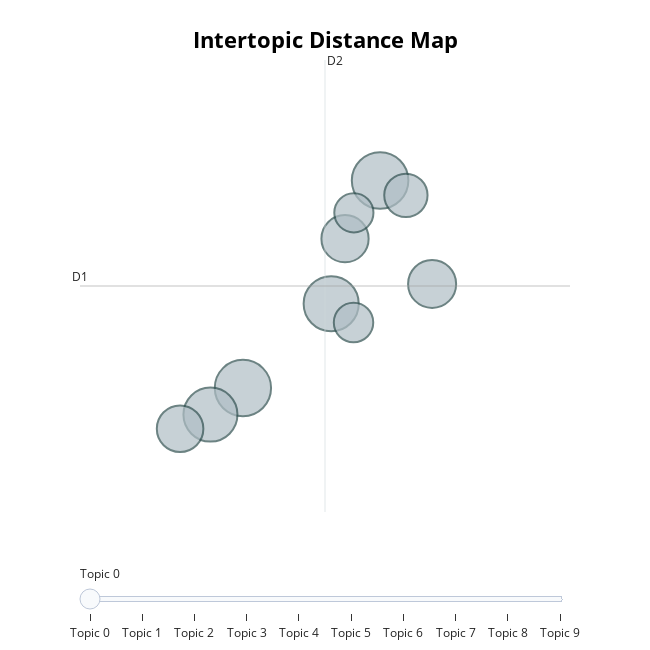

Notebook code for this chart:
### Markdown cell above
## 토픽 시각화

### Code cell
model.visualize_topics()

### Figure 1 — Plotly figure (JSON) as saved in the notebook; plotly's stock layout.template omitted (floating-point values rounded to 4 significant figures)
{"data": [{"customdata": [[12.52, 16.17, 0, "게임 | 이벤트 | 넥슨 | 문제 | 피파", 1185], [10.54, 11.99, 1, "키퍼 | 포인트 | 20 | 레벨 | 레벨업", 1174], [11.81, 13.69, 2, "쿠폰 | 키보드 | 박정무 | 2차쿠폰 | 패스", 1124], [10.07, 11.46, 3, "금카 | 스쿼드 | 7카 | 레알 | 밀란", 1081], [13.27, 14.09, 4, "강화 | 보정 | 조작 | 몰수패 | 패드립", 855], [12.01, 15.0, 5, "아이콘 | 구단가치 | 시간 | 넥슨 | 넥슨님", 826], [9.629, 11.18, 6, "20토티 | 21토티 | 노미니 | 가격 | 10억", 803], [12.89, 15.87, 7, "피파4 | 피파온라인4 | 키보드패드분리매칭 | 키보드자동수비상향 | 개인기대폭축소", 694], [12.13, 13.31, 8, "크로스 | 패스 | 터치 | 골대 | 순비피", 576], [12.14, 15.52, 9, "넥슨 | 유저 | 가격 | 불매운동 | 문제", 568]], "hovertemplate": "<b>Topic %{customdata[2]}</b><br>Words: %{customdata[3]}<br>Size: %{customdata[4]}", "legendgroup": "", "marker": {"color": "#B0BEC5", "line": {"color": "DarkSlateGrey", "width": 2}, "size": [1185, 1174, 1124, 1081, 855, 826, 803, 694, 576, 568], "sizemode": "area", "sizeref": 0.7406, "symbol": "circle"}, "mode": "markers", "name": "", "orientation": "v", "showlegend": false, "type": "scatter", "x": [12.52, 10.54, 11.81, 10.07, 13.27, 12.01, 9.629, 12.89, 12.13, 12.14], "xaxis": "x", "y": [16.17, 11.99, 13.69, 11.46, 14.09, 15.0, 11.18, 15.87, 13.31, 15.52], "yaxis": "y"}], "layout": {"annotations": [{"showarrow": false, "text": "D1", "x": 8.185, "y": 14.05, "yshift": 10}, {"showarrow": false, "text": "D2", "x": 11.72, "xshift": 10, "y": 18.6}], "height": 650, "hoverlabel": {"bgcolor": "white", "font": {"family": "Rockwell", "size": 16}}, "legend": {"itemsizing": "constant", "tracegroupgap": 0}, "margin": {"t": 60}, "shapes": [{"line": {"color": "#CFD8DC", "width": 2}, "type": "line", "x0": 11.72, "x1": 11.72, "y0": 9.5, "y1": 18.6}, {"line": {"color": "#9E9E9E", "width": 2}, "type": "line", "x0": 8.185, "x1": 15.26, "y0": 14.05, "y1": 14.05}], "sliders": [{"active": 0, "pad": {"t": 50}, "steps": [{"args": [{"marker.color": [["red", "#B0BEC5", "#B0BEC5", "#B0BEC5", "#B0BEC5", "#B0BEC5", "#B0BEC5", "#B0BEC5", "#B0BEC5", "#B0BEC5"]]}], "label": "Topic 0", "method": "update"}, {"args": [{"marker.color": [["#B0BEC5", "red", "#B0BEC5", "#B0BEC5", "#B0BEC5", "#B0BEC5", "#B0BEC5", "#B0BEC5", "#B0BEC5", "#B0BEC5"]]}], "label": "Topic 1", "method": "update"}, {"args": [{"marker.color": [["#B0BEC5", "#B0BEC5", "red", "#B0BEC5", "#B0BEC5", "#B0BEC5", "#B0BEC5", "#B0BEC5", "#B0BEC5", "#B0BEC5"]]}], "label": "Topic 2", "method": "update"}, {"args": [{"marker.color": [["#B0BEC5", "#B0BEC5", "#B0BEC5", "red", "#B0BEC5", "#B0BEC5", "#B0BEC5", "#B0BEC5", "#B0BEC5", "#B0BEC5"]]}], "label": "Topic 3", "method": "update"}, {"args": [{"marker.color": [["#B0BEC5", "#B0BEC5", "#B0BEC5", "#B0BEC5", "red", "#B0BEC5", "#B0BEC5", "#B0BEC5", "#B0BEC5", "#B0BEC5"]]}], "label": "Topic 4", "method": "update"}, {"args": [{"marker.color": [["#B0BEC5", "#B0BEC5", "#B0BEC5", "#B0BEC5", "#B0BEC5", "red", "#B0BEC5", "#B0BEC5", "#B0BEC5", "#B0BEC5"]]}], "label": "Topic 5", "method": "update"}, {"args": [{"marker.color": [["#B0BEC5", "#B0BEC5", "#B0BEC5", "#B0BEC5", "#B0BEC5", "#B0BEC5", "red", "#B0BEC5", "#B0BEC5", "#B0BEC5"]]}], "label": "Topic 6", "method": "update"}, {"args": [{"marker.color": [["#B0BEC5", "#B0BEC5", "#B0BEC5", "#B0BEC5", "#B0BEC5", "#B0BEC5", "#B0BEC5", "red", "#B0BEC5", "#B0BEC5"]]}], "label": "Topic 7", "method": "update"}, {"args": [{"marker.color": [["#B0BEC5", "#B0BEC5", "#B0BEC5", "#B0BEC5", "#B0BEC5", "#B0BEC5", "#B0BEC5", "#B0BEC5", "red", "#B0BEC5"]]}], "label": "Topic 8", "method": "update"}, {"args": [{"marker.color": [["#B0BEC5", "#B0BEC5", "#B0BEC5", "#B0BEC5", "#B0BEC5", "#B0BEC5", "#B0BEC5", "#B0BEC5", "#B0BEC5", "red"]]}], "label": "Topic 9", "method": "update"}]}], "title": {"font": {"color": "Black", "size": 22}, "text": "<b>Intertopic Distance Map", "x": 0.5, "xanchor": "center", "y": 0.95, "yanchor": "top"}, "width": 650, "xaxis": {"anchor": "y", "domain": [0, 1], "range": [8.185, 15.26], "title": {"text": ""}, "visible": false}, "yaxis": {"anchor": "x", "domain": [0, 1], "range": [9.5, 18.6], "title": {"text": ""}, "visible": false}}}
